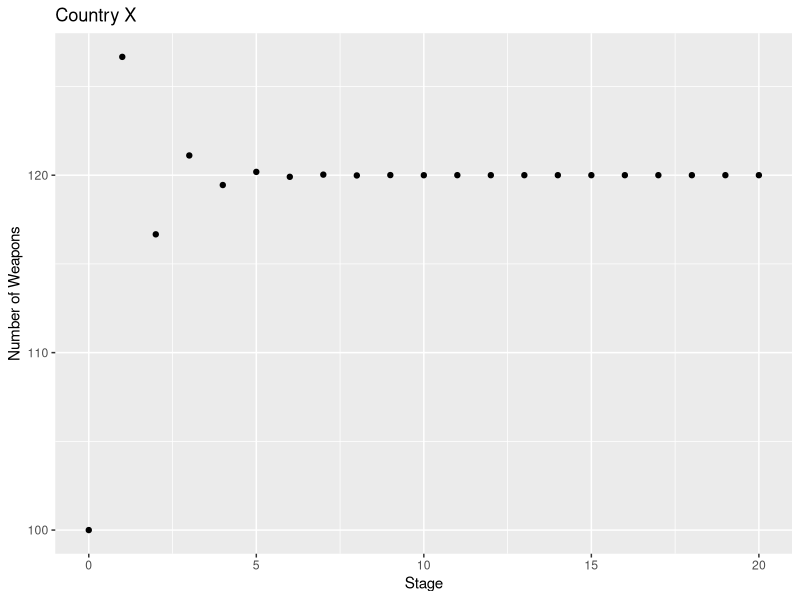
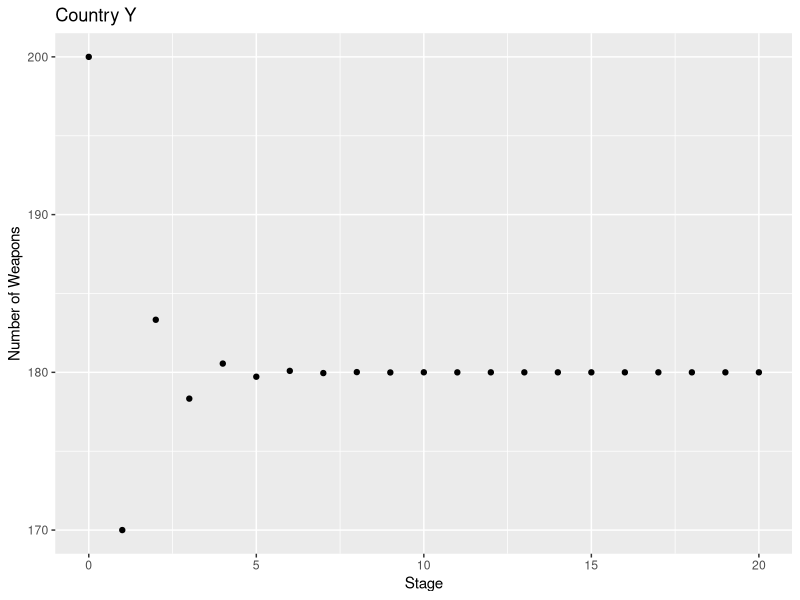

The R source for these figures, in order:
## ---- chunk 1
suppressWarnings(suppressMessages(library(knitr)))
suppressWarnings(suppressMessages(library(ggplot2)))
x <- c(100)
y <- c(200)

for (i in 1:20){
  x[i+1] <- 60 + y[i]/3
  y[i+1] <- 120 + x[i]/2
  }

unevenStart <- data.frame(n=c(0:20),x,y)
unevenStart
kable(unevenStart)

ggplot(unevenStart) + 
  geom_point(aes(x=n,y=x)) + 
  ggtitle("Country X") +  
  ylab("Number of Weapons") + 
  xlab("Stage")
  
ggplot(unevenStart) + 
  geom_point(aes(x=n,y=y)) + 
  ggtitle("Country Y") +  
  ylab("Number of Weapons") + 
  xlab("Stage")
## ---- chunk 2
x <- c(200)
y <- c(100)

for (i in 1:20){
  x[i+1] <- 60 + y[i]/3
  y[i+1] <- 120 + x[i]/2
  }

unevenStart <- data.frame(n=c(0:20),x,y)
kable(unevenStart)
## ---- chunk 3
x <- c(100)
y <- c(200)

for (i in 1:10){
  x[i+1] <- 60 + y[i]/1.5
  y[i+1] <- 120 + x[i]/6
  }

unevenStart <- data.frame(n=c(0:10),x,y)
kable(unevenStart)
